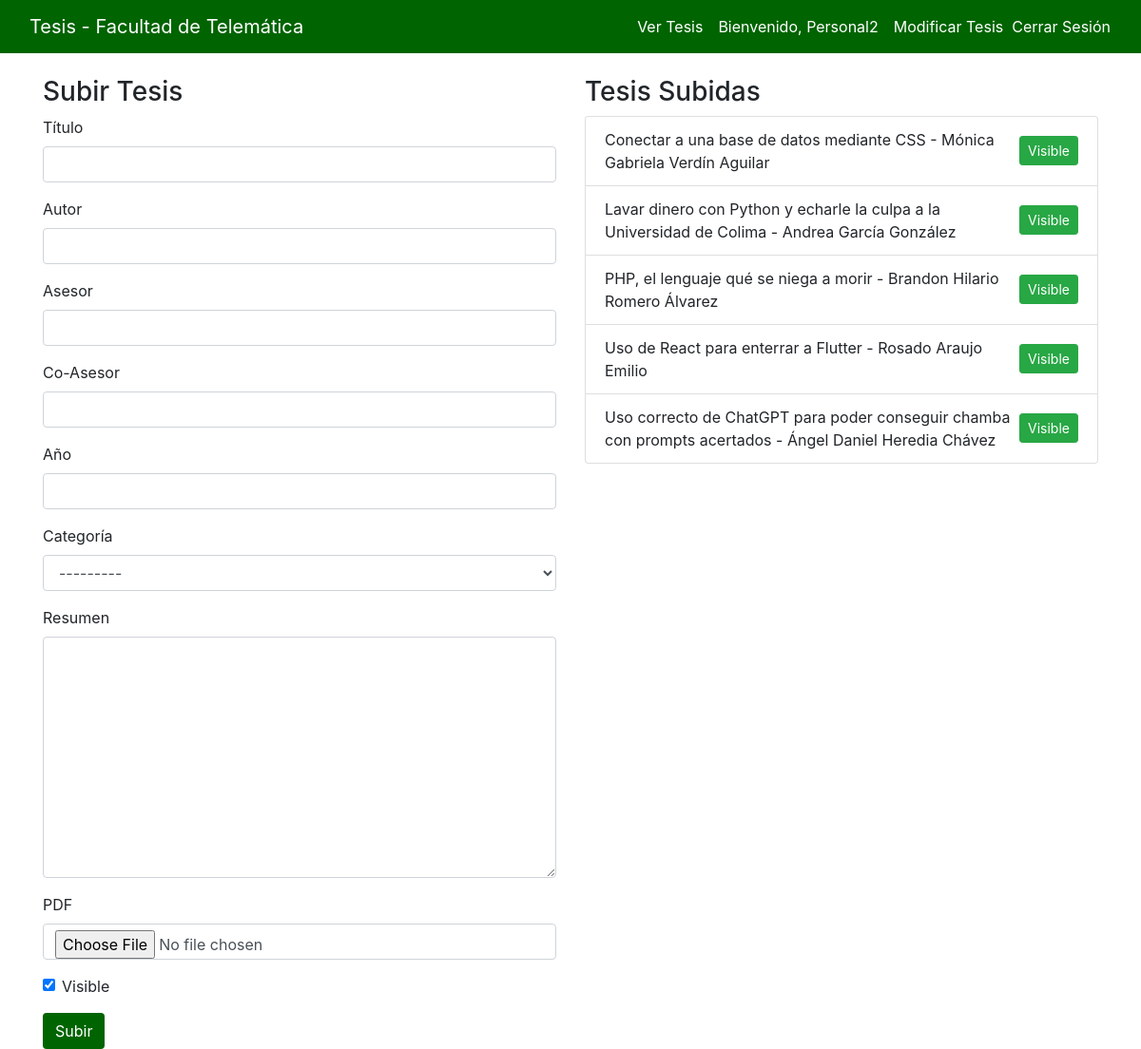
The page /upload/ (signed in) on the database its author committed.
### tesis/models.py (models this page shows, shortened)
class Thesis(models.Model):
    CATEGORY_CHOICES = [
        ('programacion', 'Programación'),
        ('redes', 'Redes'),
        ('seguridad', 'Seguridad'),
        ('iot', 'IoT'),
        ('big_data', 'Big Data'),
        ('inteligencia_artificial', 'Inteligencia Artificial'),
    ]
    title = models.CharField(max_length=255)
    author = models.CharField(max_length=255)
    advisor = models.CharField(max_length=255)
    co_advisor = models.CharField(max_length=255, blank=True, null=True)
    year = models.IntegerField()
    category = models.CharField(max_length=50, choices=CATEGORY_CHOICES)
    summary = models.TextField()
    pdf = models.FileField(upload_to='theses/')
    visible = models.BooleanField(default=True)
    uploaded_by = models.ForeignKey(User, on_delete=models.CASCADE, default=1)  # Suponiendo que el ID del usuario administrador es 1

### tesis/views.py (the view)
# urls.py: path('upload/', views.upload_thesis, name='upload_thesis'),
@login_required
def upload_thesis(request):
    if request.method == 'POST':
        form = ThesisForm(request.POST, request.FILES)
        if form.is_valid():
            thesis = form.save(commit=False)
            thesis.uploaded_by = request.user
            thesis.save()
            return redirect('tesis:upload_thesis')
    else:
        form = ThesisForm()
    if request.user.is_superuser:
        theses = Thesis.objects.all()
    else:
        theses = Thesis.objects.filter(uploaded_by=request.user)
    return render(request, 'tesis/upload_thesis.html', {'form': form, 'theses': theses})

### tesis/forms.py
class ThesisForm(forms.ModelForm):
    class Meta:
        model = Thesis
        fields = ['title', 'author', 'advisor', 'co_advisor', 'year', 'category', 'summary', 'pdf', 'visible']
        widgets = {
            'title': forms.TextInput(attrs={'class': 'form-control'}),
            'author': forms.TextInput(attrs={'class': 'form-control'}),
            'advisor': forms.TextInput(attrs={'class': 'form-control'}),
            'co_advisor': forms.TextInput(attrs={'class': 'form-control'}),
            'year': forms.NumberInput(attrs={'class': 'form-control'}),
            'category': forms.Select(attrs={'class': 'form-control'}),
            'summary': forms.Textarea(attrs={'class': 'form-control'}),
            'pdf': forms.FileInput(attrs={'class': 'form-control'}),
            'visible': forms.CheckboxInput(attrs={'class': 'form-check-input'}),
        }

### tesis/templates/tesis/upload_thesis.html (shortened to what this page needs)
{% load static %}
<!DOCTYPE html>
<html lang="es">
<head>
    <link rel="stylesheet" href="https://stackpath.bootstrapcdn.com/bootstrap/4.5.2/css/bootstrap.min.css">
    <link rel="stylesheet" href="{% static 'css/styles.css' %}">
</head>
<body>
    <nav class="navbar navbar-expand-lg navbar-custom mb-4 w-100">
        <div class="container-fluid">
            <a class="navbar-brand" href="{% url 'tesis:home' %}">Tesis - Facultad de Telemática</a>
            <div class="collapse navbar-collapse" id="navbarNav">
                <ul class="navbar-nav ml-auto">
                    <li class="nav-item">
                        <a class="nav-link" href="{% url 'tesis:visitor_view_theses' %}">Ver Tesis</a>
                    </li>
                    {% if user.is_authenticated %}
                        <li class="nav-item">
                            <span class="nav-link">Bienvenido, {{ user.username }}</span>
                        </li>
                        <li class="nav-item">
                            <a class="nav-link" href="{% url 'tesis:upload_thesis' %}">Modificar Tesis</a>
                        </li>
                        <li class="nav-item">
                            <form method="post" action="{% url 'logout' %}" class="form-inline">
                                <button type="submit" class="btn btn-link nav-link" style="padding: 0;">Cerrar Sesión</button>
                            </form>
                        </li>
                    {% else %}
                        <li class="nav-item">
                            <a class="nav-link" href="{% url 'login' %}">Iniciar Sesión</a>
                        </li>
                    {% endif %}
                </ul>
            </div>
        </div>
    </nav>
    <div class="container container-custom">
        <div class="row">
            <div class="col-md-6">
                <h3>Subir Tesis</h3>
                <form method="post" enctype="multipart/form-data">
                    <div class="form-group mb-3">
                        <label for="title">Título</label>
                        {{ form.title }}
                    </div>
                    <div class="form-group mb-3">
                        <label for="author">Autor</label>
                        {{ form.author }}
                    </div>
                    <div class="form-group mb-3">
                        <label for="advisor">Asesor</label>
                        {{ form.advisor }}
                    </div>
                    <div class="form-group mb-3">
                        <label for="co_advisor">Co-Asesor</label>
                        {{ form.co_advisor }}
                    </div>
                    <div class="form-group mb-3">
                        <label for="year">Año</label>
                        {{ form.year }}
                    </div>
                    <div class="form-group mb-3">
                        <label for="category">Categoría</label>
                        {{ form.category }}
                    </div>
                    <div class="form-group mb-3">
                        <label for="summary">Resumen</label>
                        {{ form.summary }}
                    </div>
                    <div class="form-group mb-3">
                        <label for="pdf">PDF</label>
                        {{ form.pdf }}
                    </div>
                    <div class="form-group form-check mb-3">
                        {{ form.visible }} <label class="form-check-label" for="visible">Visible</label>
                    </div>
                    <button type="submit" class="btn btn-custom">Subir</button>
                </form>
            </div>
            <div class="col-md-6">
                <h3>Tesis Subidas</h3>
                <ul class="list-group">
                    {% for thesis in theses %}
                        <li class="list-group-item d-flex justify-content-between align-items-center">
                            <span>{{ thesis.title }} - {{ thesis.author }}</span>
                            <div>
                                <a href="{% url 'tesis:admin_toggle_visibility' thesis.id %}" class="btn btn-sm {% if thesis.visible %}btn-success{% else %}btn-secondary{% endif %}">
                                    {% if thesis.visible %}Visible{% else %}Oculto{% endif %}
                                </a>
                            </div>
                        </li>
                    {% endfor %}
                </ul>
            </div>
        </div>
    </div>
</body>
</html>

### static/css/styles.css (style rules this page uses)
.navbar-custom { background-color: #006400; }
.navbar-custom .navbar-brand, .navbar-custom .nav-link { color: #ffffff; }
.container-custom { margin-top: 20px; }
.btn-custom { background-color: #006400; color: #ffffff; }

### tesis/templates/tesis/upload_thesis.html (style rules this page uses)
.navbar-nav .nav-item { display: flex; align-items: center; }
.navbar-nav .nav-link { display: flex; align-items: center; }

### rows shown on the page
Thesis: title "Conectar a una base de datos mediante CSS", author "Mónica Gabriela Verdín Aguilar", visible "Visible"
Thesis: title "Lavar dinero con Python y echarle la culpa a la Universidad de Colima", author "Andrea García González", visible "Visible"
Thesis: title "PHP, el lenguaje qué se niega a morir", author "Brandon Hilario Romero Álvarez", visible "Visible"
Thesis: title "Uso de React para enterrar a Flutter", author "Rosado Araujo Emilio", visible "Visible"
Thesis: title "Uso correcto de ChatGPT para poder conseguir chamba con prompts acertados", author "Ángel Daniel Heredia Chávez", visible "Visible"

### other values the page prints
{{ user.username }} "Personal2"
